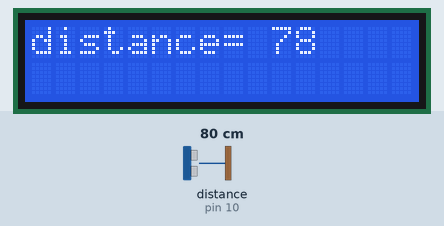
The sketch below on a simulated Arduino Uno, built with avr-gcc and run on an emulated ATmega328P. On the bench: 16×2 character LCD. Wiring (inferred from the names in the program): ultrasonic range finder: trigger pin 9; echo pin 10. The inputs (shaded band) are chosen by the test bench; at power-on: distance to the obstacle (sensor on pin 10) 80 cm. The echo pulse lasts 58.3 µs per cm; what the sketch prints to the serial monitor is not drawn.

Above: at 1.2 s.
1.3 s: distance to the obstacle (sensor on pin 10) set to 2 cm
At 2.8 s:
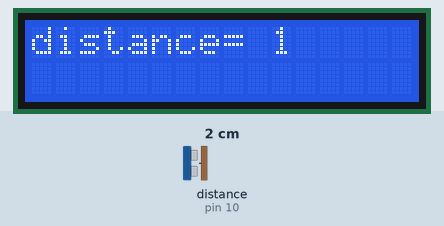
5.4 s: distance to the obstacle (sensor on pin 10) set to 4 cm
At 6.7 s:
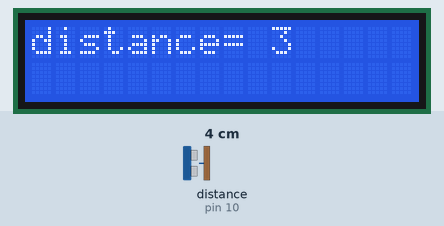
8.6 s: distance to the obstacle (sensor on pin 10) set to 9 cm
At 9.6 s:
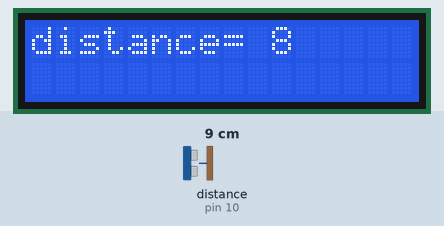
Timing chart, 0 to 11.6 s (numbered marks = the images above; inputs shaded):
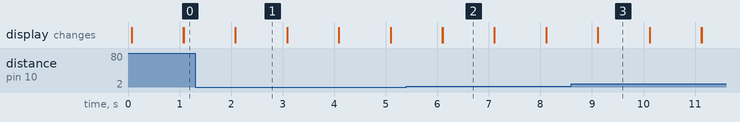

The sketch:

Code_013_SRF05_Distance.ino
```cpp
#include <LiquidCrystal.h>
const int rs = 12, en = 11, d4 = 5, d5 = 4, d6 = 3, d7 = 2;
LiquidCrystal lcd(rs, en, d4, d5, d6, d7);
long duration ;
int distance;

const int trig = 9;
const int echo = 10;

void setup() {
  pinMode(trig , OUTPUT);
  pinMode(echo, INPUT);
  Serial.begin(9600);
  lcd.begin(16, 2);
}

void loop() {
  distance = calculateDistance();
  Serial.println(distance);
  lcd.setCursor(0, 0);
  lcd.print("distance= ");
  lcd.print(distance);
  delay(1000);
  lcd.clear();
}
int calculateDistance() {
  digitalWrite(trig, LOW);
  delayMicroseconds(2);
  digitalWrite(trig, HIGH);
  delayMicroseconds(10);
  digitalWrite(trig,LOW);
  duration = pulseIn(echo,HIGH);
  distance = duration*0.034/2;
  return distance;
}
```

Measured:
- after the input at 1.3 s, the display: first differs from a run without the input after 0.78 s (image 1)
- after the input at 5.4 s, the display: first differs from a run without the input after 0.70 s (image 2)
- after the input at 8.6 s, the display: first differs from a run without the input after 0.52 s (image 3)
- what the display in image 1 shows lasts 1.0 s, from 2.1 s to 3.1 s
